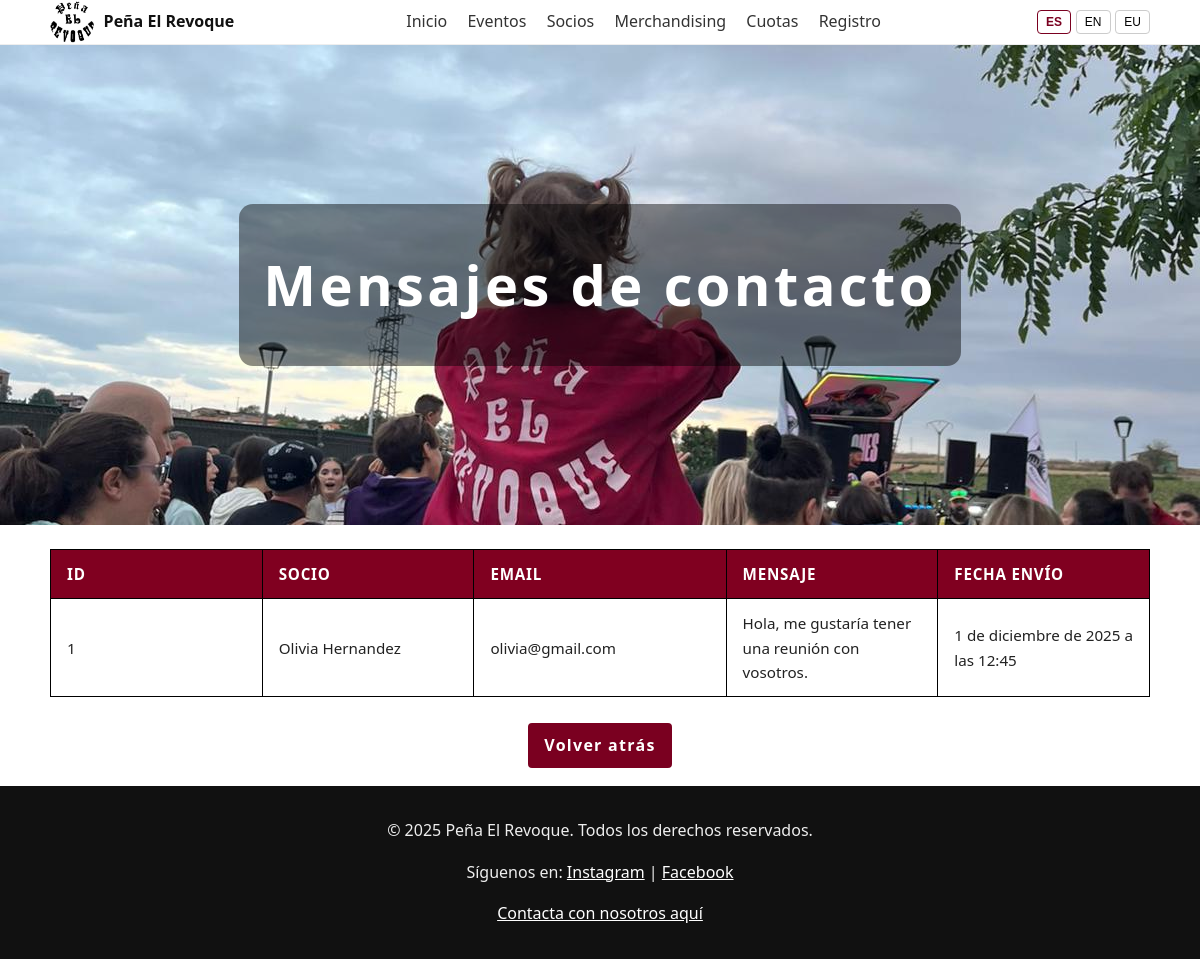
The app's page /es/contacto/mensajes/ (signed in) with its own data.
### appProjectDjango/models.py (models this page shows, shortened)
class Contacto(models.Model):
    socio = models.ForeignKey('Socio', on_delete=models.SET_NULL, null=True, blank=True)
    email = models.EmailField(db_index=True)
    mensaje = models.TextField()
    fecha_envio = models.DateTimeField(auto_now_add=True, db_index=True)
    class Meta:
        db_table = "Contactos"

class Socio(models.Model):
    TIPO_SOCIO_CHOICES = [
        ('menor', 'Menor'),
        ('socio', 'Socio'),
        ('nuevo', 'Nuevo'),
    ]
    nombre = models.CharField(max_length=100, db_index=True)
    apellido = models.CharField(max_length=100, null=True, blank=True)
    segundo_apellido = models.CharField(max_length=100, blank=True, null=True)
    mayor13 = models.BooleanField(default=True)
    fecha_nacimiento = models.DateField(blank=True, null=True, db_index=True)
    tipo_socio = models.CharField(max_length=20, choices=TIPO_SOCIO_CHOICES, default='nuevo')
    email = models.EmailField(unique=True, db_index=True)
    password = models.CharField(max_length=128, null=True, blank=True)
    telefono = models.CharField(
        max_length=20,
        validators=[RegexValidator(r'^\d+$', 'El teléfono solo puede contener números')]
    )
    class Meta:
        db_table = "Socios"

### appProjectDjango/views.py (the view)
# urls.py: path('contacto/mensajes/', VerMensajesView.as_view(), name='ver_mensajes'),
class VerMensajesView(UserPassesTestMixin, ListView):
    model = Contacto
    template_name = "ver_mensajes.html"
    context_object_name = "mensajes"
    def test_func(self):
        return is_moderador_o_gestor(self.request.user)
    def get_queryset(self):
        return Contacto.objects.select_related('socio').all().order_by('-fecha_envio')

### appProjectDjango/views.py (called while the page is built)
def is_moderador_o_gestor(user):
    return (
        user.is_authenticated and
        (user.groups.filter(name="Moderador").exists() or
         user.groups.filter(name="Gestor").exists() or
         user.is_superuser)
    )

### appProjectDjango/templates/ver_mensajes.html (shortened to what this page needs)
{% load static i18n permisos_extras %}
<!DOCTYPE html>
{% get_current_language as LANGUAGE_CODE %}
<html lang="{{ LANGUAGE_CODE }}">
<head>
  <link rel="stylesheet" href="{% static 'css/styles.css' %}">
</head>
<body>
<header class="site-header">
  <div class="wrap">
    <a class="brand" href="{% url 'index' %}">
      <img src="{% static 'img/iconos/peña.jpg' %}" alt="{% trans 'Logo' %}" class="brand-logo">
      <span>{% trans "Peña El Revoque" %}</span>
    </a>
    <nav class="main-nav">
      <a href="{% url 'index' %}">{% trans "Inicio" %}</a>
      <a href="{% url 'eventos' %}">{% trans "Eventos" %}</a>
      <a href="{% url 'socios' %}">{% trans "Socios" %}</a>
      <a href="{% url 'merchandising' %}">{% trans "Merchandising" %}</a>
      <a href="{% url 'cuotas' %}">{% trans "Cuotas" %}</a>
      <a href="{% url 'registros' %}">{% trans "Registro" %}</a>
    </nav>
    <div class="language-switcher">
      <form action="{% url 'set_language' %}" method="post" style="display: flex; gap: 0.3rem;">
        <button type="submit" name="language" value="es" class="{% if LANGUAGE_CODE == 'es' %}active-lang{% endif %}">ES</button>
        <button type="submit" name="language" value="en" class="{% if LANGUAGE_CODE == 'en' %}active-lang{% endif %}">EN</button>
        <button type="submit" name="language" value="eu" class="{% if LANGUAGE_CODE == 'eu' %}active-lang{% endif %}">EU</button>
      </form>
    </div>
  </div>
</header>
<section class="hero">
  <div class="hero-inner">
    <h1>{% trans "Mensajes de contacto" %}</h1>
  </div>
</section>
<main class="wrap">
  {% if mensajes %}
  <table id="cuotas" style="width:100%;">
    <thead>
      <tr>
        <th>{% trans "ID" %}</th>
        <th>{% trans "Socio" %}</th>
        <th>{% trans "Email" %}</th>
        <th>{% trans "Mensaje" %}</th>
        <th>{% trans "Fecha envío" %}</th>
      </tr>
    </thead>
    <tbody>
      {% for mensaje in mensajes %}
      <tr>
        <td>{{ mensaje.id }}</td>
        <td>{{ mensaje.socio.nombre }} {{ mensaje.socio.apellido }}</td>
        <td>{{ mensaje.email }}</td>
        <td>{{ mensaje.mensaje }}</td>
        <td>{{ mensaje.fecha_envio }}</td>
      </tr>
      {% endfor %}
    </tbody>
  </table>
  {% else %}
    <p>{% trans "No hay mensajes registrados." %}</p>
  {% endif %}
  <p class="center-btn">
    <a href="{% url 'contacto' %}" class="btn">Volver atrás</a>
  </p>
</main>
<footer class="site-footer">
    <p>&copy; 2025 {% trans "Peña El Revoque. Todos los derechos reservados." %}</p>
    <p>{% trans "Síguenos en:" %}
        <a href="https://www.instagram.com/hervias_larioja" target="_blank">Instagram</a> |
        <a href="https://www.facebook.com/elrevoquehervias" target="_blank">Facebook</a>
    </p>
    <p><a href="{% url 'contacto' %}">{% trans "Contacta con nosotros aquí" %}</a></p>
</footer>
</body>
</html>

### appProjectDjango/static/css/styles.css (style rules this page uses)
:root { --vino:#7a0020; --gris:#f2f2f4; --max:1100px; }
html { scroll-behavior: smooth; }
body { margin:0; font-family: system-ui, sans-serif; line-height:1.6; color:#222; }
.wrap { max-width: var(--max); margin:0 auto; padding:0 1rem; }
.site-header { background:#fff; border-bottom:1px solid #eee; position:sticky; top:0; z-index:20; }
.site-header .wrap { display:flex; align-items:center; justify-content:space-between; }
.brand { display:flex; align-items:center; gap:.6rem; text-decoration:none; color:#111; font-weight:700; }
.brand-logo { width:44px; height:44px; border-radius:50%; object-fit:cover; }
.main-nav a { margin-left:1rem; text-decoration:none; color:#333; }
.hero { min-height: 60vh; background: url("../img/nosotros/foto_alaia.jpg") center/cover no-repeat, #333; display:grid; place-items:center; text-align:center; color:#fff; }
.hero-inner { background:rgba(0,0,0,.45); padding:2rem 1.5rem; border-radius:14px; }
.hero h1 { margin:.25rem 0; letter-spacing:.06em; font-size: clamp(28px, 6vw, 56px); }
.btn { display:inline-block; padding:.6rem 1rem; border:2px solid #fff; color:#fff; text-decoration:none; font-weight:700; letter-spacing:.08em; }
.site-footer { background:#111; color:#eee; text-align:center; padding:1rem; }
.site-footer a { color:#fff; }
h1, h2 { text-align: center; }
table { width: 100%; border-collapse: collapse; font-size: 0.95rem; border-spacing: 20px; margin: 1.5rem auto; }
th, td { border: 1.5px solid black; padding: 0.75rem 1rem; text-align: left; width: 100px; }
th { background-color: #800020; color: #fff; text-transform: uppercase; letter-spacing: 0.05em; }
.btn { display: inline-block; padding: 0.6rem 1rem; background: var(--vino); color: #fff; border-radius: 6px; text-decoration: none; font-weight: 700; transition: background 0.2s ease; }
.center-btn { text-align: center; }
.language-switcher button { padding: 0.25rem 0.5rem; font-size: 0.75rem; background: #fff; border: 1px solid #ccc; color: #000; cursor: pointer; border-radius: 4px; }
.language-switcher button.active-lang { color: var(--vino); border-color: var(--vino); font-weight: 700; }

### records on screen
Contacto: id "1", socio.nombre "Olivia", socio.apellido "Hernandez", email "olivia@gmail.com", mensaje "Hola, me gustaría tener una reunión con vosotros.", fecha_envio "1 de diciembre de 2025 a las 12:45"
